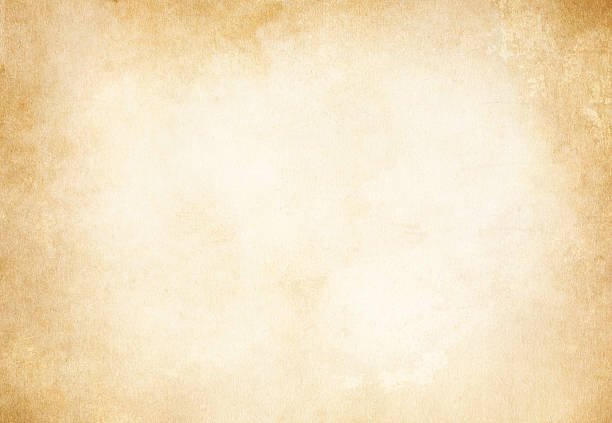
#> input picture Creator/Channels/God Mode Notes/Resources/Overlays/ancient.jpg, 612 x 423 px; the run also reads 1 picture not shown here
$ python -i Creator_GodModeNotes.py   (imports and definitions only)
#> lines starting #> are read from the running program, lines starting #| are printed output that depends on the picture
#!/usr/bin/env python3

import os
import time
import cv2
import glob
import json
import shutil
import random
import requests
import numpy as np
from PIL import Image, ImageDraw, ImageFont
from moviepy import VideoFileClip, AudioFileClip, CompositeAudioClip
from datetime import datetime
from config import *

# [52 lines left out: functions load_openai_key, get_inspiration, not called in this run]

# -----------------------------------------------------------------
# AncientEffect Filters
# -----------------------------------------------------------------
def apply_soft_sepia(frame_bgr, intensity=0.07):
#> called with intensity = 0.07
    sepia_filter = np.array([
        [0.272, 0.534, 0.131],
        [0.349, 0.686, 0.168],
        [0.393, 0.769, 0.189]
    ], dtype=np.float32)
    frame_float = frame_bgr.astype(np.float32)
    sepia_frame = cv2.transform(frame_float, sepia_filter)
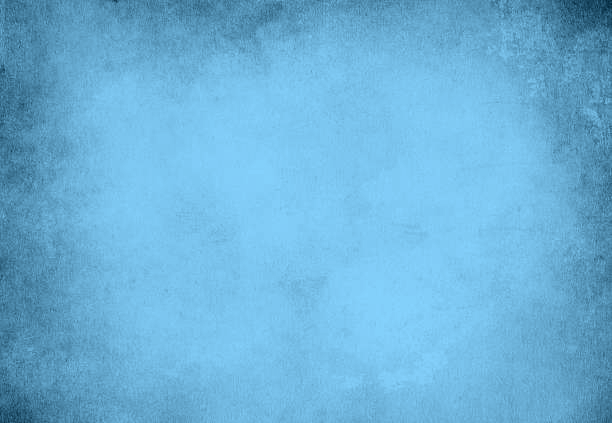
#> sepia_frame: shape (423, 612, 3) float32; mean R, G, B 212.6, 273, 306.5; drawn with min black and max white
    blended = cv2.addWeighted(frame_float, 1 - intensity, sepia_frame, intensity, 0)
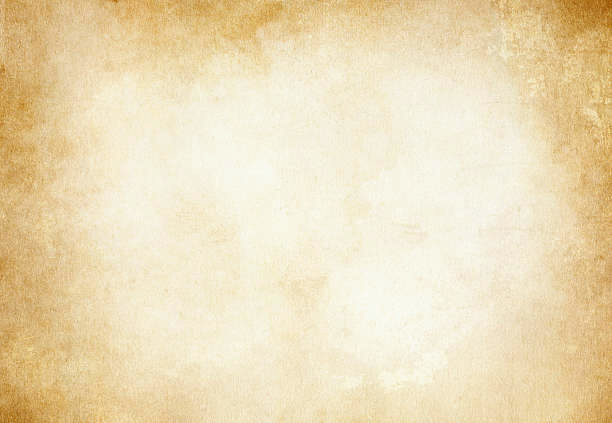
#> blended: shape (423, 612, 3) float32; mean R, G, B 242.1, 229.6, 201.3; drawn with min black and max white
    return np.clip(blended, 0, 255).astype(np.uint8)
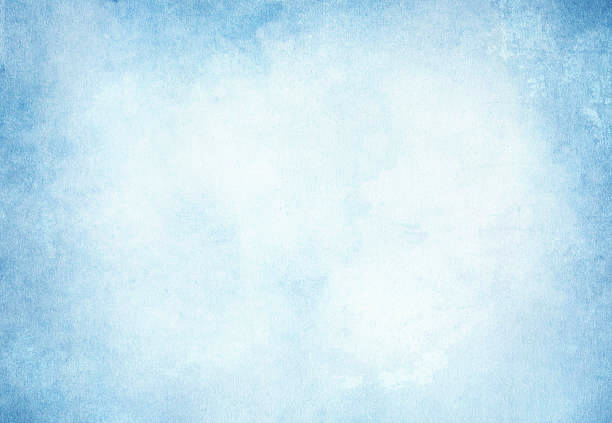
#> returned value: shape (423, 612, 3); mean of channels 0, 1, 2 241.6, 229.1, 200.8; drawn as B, G, R

def add_soft_vignette(frame_bgr, intensity=0.08):
#> called with intensity = 0.08
    rows, cols = frame_bgr.shape[:2]
#> rows = 423; cols = 612
    X_kernel = cv2.getGaussianKernel(cols, cols * 0.8)
    Y_kernel = cv2.getGaussianKernel(rows, rows * 0.8)
    kernel = Y_kernel * X_kernel.T
    mask = 255 * kernel / np.linalg.norm(kernel)
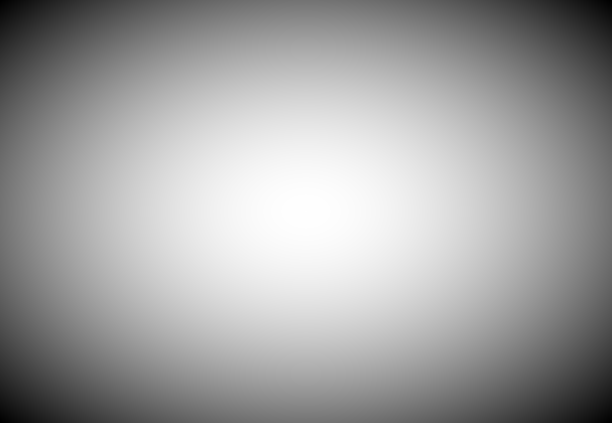
#> kernel: shape (423, 612) float64; min 2.97e-06, max 4.39e-06, mean 3.86e-06; drawn with min black and max white
    mask = mask.astype(np.float32) / 255.0

    frame_float = frame_bgr.astype(np.float32)
    vignette = np.zeros_like(frame_float, dtype=np.float32)
    for i in range(3):
        vignette[:, :, i] = (frame_float[:, :, i] * (1 - intensity)
                             + frame_float[:, :, i] * mask * intensity)
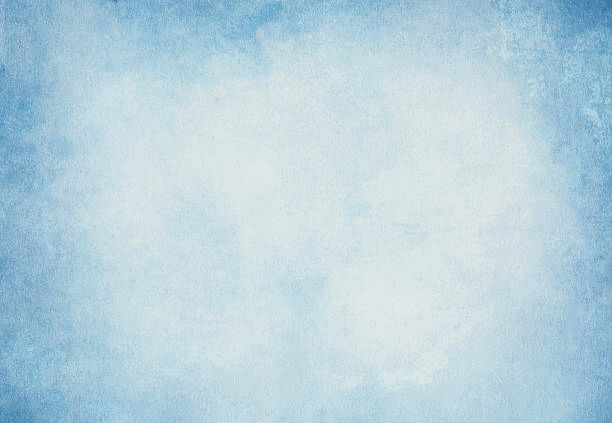
#> vignette: shape (423, 612, 3) float32; mean of channels 0, 1, 2 222.4, 210.9, 184.8; drawn as B, G, R

    return np.clip(vignette, 0, 255).astype(np.uint8)

def soft_flicker_effect(frame_bgr, intensity=0.03, flicker_rate=0.05):
    if random.random() < flicker_rate:
        factor = np.random.uniform(1 - intensity, 1 + intensity)
        frame_bgr = np.clip(frame_bgr.astype(np.float32) * factor, 0, 255).astype(np.uint8)
    return frame_bgr

def add_frame_jitter(frame_bgr, jitter_strength=0.5, jitter_rate=0.02):
    if random.random() < jitter_rate:
        rows, cols = frame_bgr.shape[:2]
        dx = np.random.randint(-jitter_strength, jitter_strength + 1)
        dy = np.random.randint(-jitter_strength, jitter_strength + 1)
        M = np.float32([[1, 0, dx], [0, 1, dy]])
        frame_bgr = cv2.warpAffine(frame_bgr, M, (cols, rows))
    return frame_bgr

def overlay_image_on_video(frame_bgr, overlay_path, alpha=0.2):
#> called with alpha = 0.2
    overlay = cv2.imread(overlay_path, cv2.IMREAD_COLOR)
#> overlay is the input picture: shape (423, 612, 3); mean B, G, R 193.3, 226.3, 244.3
    if overlay is None:
        return frame_bgr
    overlay = cv2.resize(overlay, (frame_bgr.shape[1], frame_bgr.shape[0]))
    return cv2.addWeighted(frame_bgr, 1 - alpha, overlay, alpha, 0)
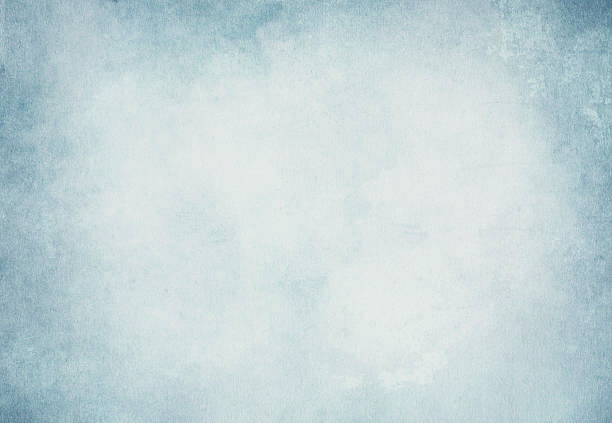
#> returned value: shape (423, 612, 3); mean of channels 0, 1, 2 216.2, 213.4, 196.2; drawn as B, G, R

def old_film_effect(frame_bgr):
    frame_bgr = apply_soft_sepia(frame_bgr, intensity=0.07)
    frame_bgr = add_soft_vignette(frame_bgr, intensity=0.08)
    frame_bgr = soft_flicker_effect(frame_bgr, intensity=0.03, flicker_rate=0.05)
    frame_bgr = add_frame_jitter(frame_bgr, jitter_strength=0.5, jitter_rate=0.02)
    if os.path.exists(ANCIENT_IMG):
        frame_bgr = overlay_image_on_video(frame_bgr, ANCIENT_IMG, alpha=0.2)
    return frame_bgr

# -----------------------------------------------------------------
# Logo Overlay (bottom-right)
# -----------------------------------------------------------------
# [336 lines left out: functions overlay_logo_bottom_right, wrap_text_by_words, char_hold_frames, render_frame, extract_offline_title, main, not called in this run]

# [3 lines not run here, left out]

>>> import cv2
>>> picture = cv2.cvtColor(cv2.imread('../../Channels/God Mode Notes/Resources/Overlays/ancient.jpg'), cv2.COLOR_BGR2RGB)
>>> result = old_film_effect(picture)
